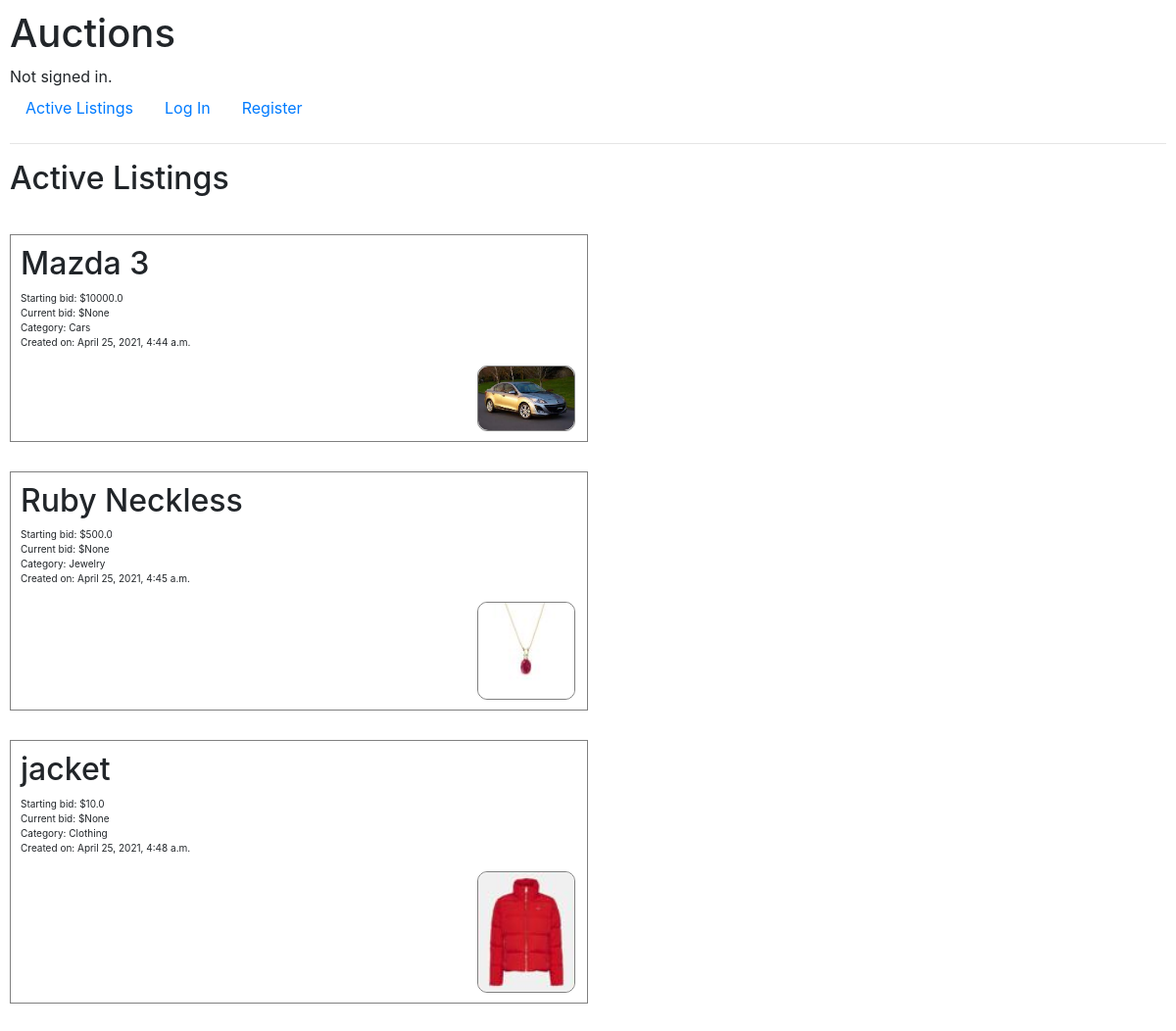
The page / on the database its author committed.
### auctions/models.py (models this page shows, shortened)
class List(models.Model):
    title = models.CharField(max_length=64)
    created_date = models.DateTimeField(default= timezone.now)
    description = models.TextField()
    starting_bid= models.FloatField()
    current_bid = models.FloatField(blank= True, null=True)
    category = models.ForeignKey(Category, on_delete= models.CASCADE, related_name="Category")
    creator = models.ForeignKey(User, on_delete= models.PROTECT, related_name="Creator_lists")
    image = models.ImageField( blank = True, null = True, upload_to="images/")

class Category(models.Model):
    category = models.CharField(max_length=30)
    def __str__(self):
        return f'{self.category}'

### auctions/views.py (the view)
# urls.py: path("", views.index, name="index"),
def index(request):
    return render(request, "auctions/index.html",{
        "Listings": List.objects.all()
    })

### auctions/templates/auctions/index.html
{% extends "auctions/layout.html" %}
{% load static %}
{% block body %}
<h2>Active Listings</h2>
{% for list in Listings %}
<div class="listing">
    <div class="content">
        <h2>{{ list.title }}</h2>
        <p>
            Starting bid: ${{ list.starting_bid }}<br>
            Current bid: ${{ list.current_bid }}<br>
            Category: {{ list.category }}<br>
            Created on: {{ list.created_date }}
        </p>
        <div class="image">
            {% if list.image %}
            <img style="width: 100%; height: 100%; border-radius: 10px;" src="{{list.image}}" alt="">
            {% endif %}
        </div>
    </div>
{% empty %}
<ul>
    <li>No listings currently displayed</li>
</ul>
{% endfor %}
</div>
{% endblock %}

### auctions/templates/auctions/layout.html (shortened to what this page needs)
{% load static %}
<!DOCTYPE html>
<html lang="en">
    <head>
        <link rel="stylesheet" href="https://stackpath.bootstrapcdn.com/bootstrap/4.4.1/css/bootstrap.min.css">
        <link href="{% static 'auctions/styles.css' %}" rel="stylesheet">
    </head>
    <body>
        <h1>Auctions</h1>
        <div>
            {% if user.is_authenticated %}
                Signed in as <strong>{{ user.username }}</strong>.
            {% else %}
                Not signed in.
            {% endif %}
        </div>
        <ul class="nav">
            <li class="nav-item">
                <a class="nav-link" href="{% url 'index' %}">Active Listings</a>
            </li>
            {% if user.is_authenticated %}
                <li class="nav-item">
                    <a class="nav-link" href="{% url 'logout' %}">Log Out</a>
                </li>
                <li class="nav-item">
                    <a class="nav-link" href="">Create Listing</a>
                </li>
            {% else %}
                <li class="nav-item">
                    <a class="nav-link" href="{% url 'login' %}">Log In</a>
                </li>
                <li class="nav-item">
                    <a class="nav-link" href="{% url 'register' %}">Register</a>
                </li>
            {% endif %}
        </ul>
        <hr>
        {% block body %}
        {% endblock %}
    </body>
</html>

### auctions/static/auctions/styles.css (style rules this page uses)
body { padding: 10px; }
.listing { font-size: 10px; text-align: left; margin-bottom: 10px; padding: 30px 0; display: flexbox; }
.image { margin-left: 82%; width: 100px; border: 1px solid gray; display: block; height: 100%; bottom: 25%; border-radius: 10px; }
.content { display: block; width: 50%; border: 1px solid gray; padding: 10px; }

### rows shown on the page
List: title "Mazda 3", starting_bid "10000.0", current_bid "None", category "Cars", created_date "April 25, 2021, 4:44 a.m.", image (picture)
List: title "Ruby Neckless", starting_bid "500.0", current_bid "None", category "Jewelry", created_date "April 25, 2021, 4:45 a.m.", image (picture)
List: title "jacket", starting_bid "10.0", current_bid "None", category "Clothing", created_date "April 25, 2021, 4:48 a.m.", image (picture)
